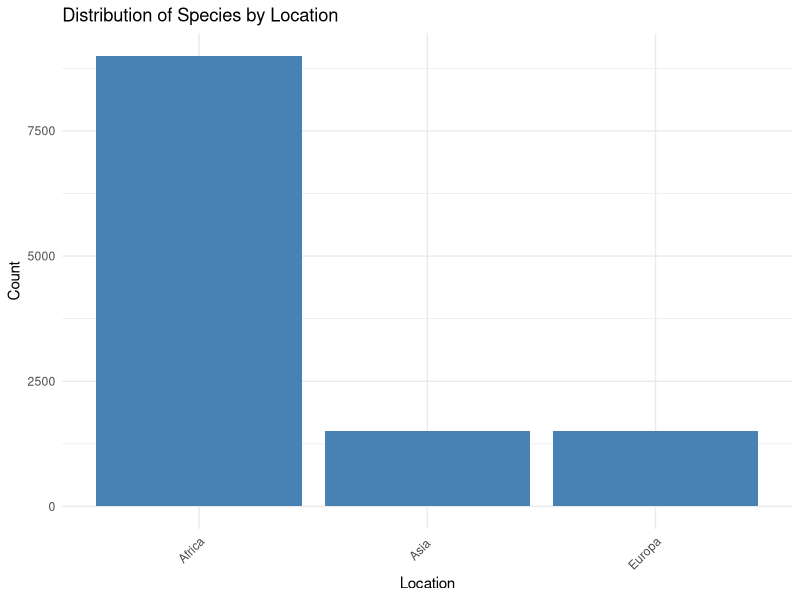
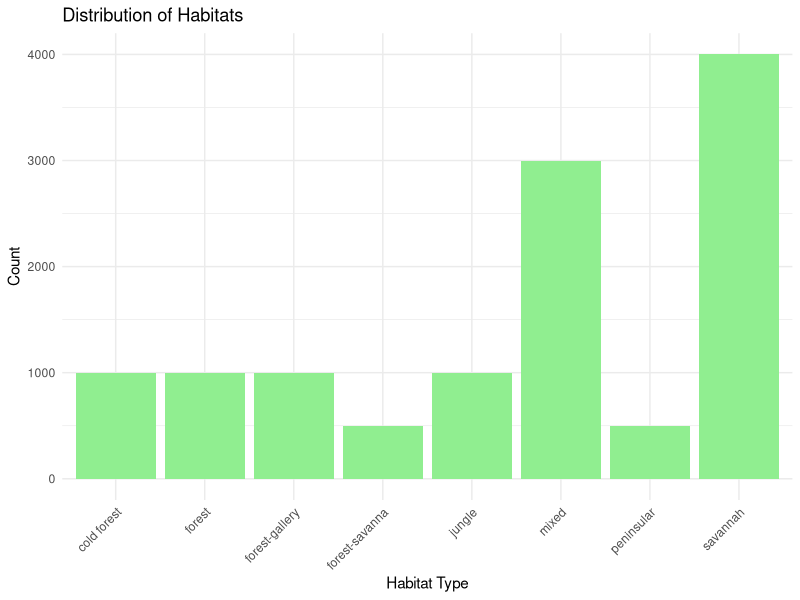
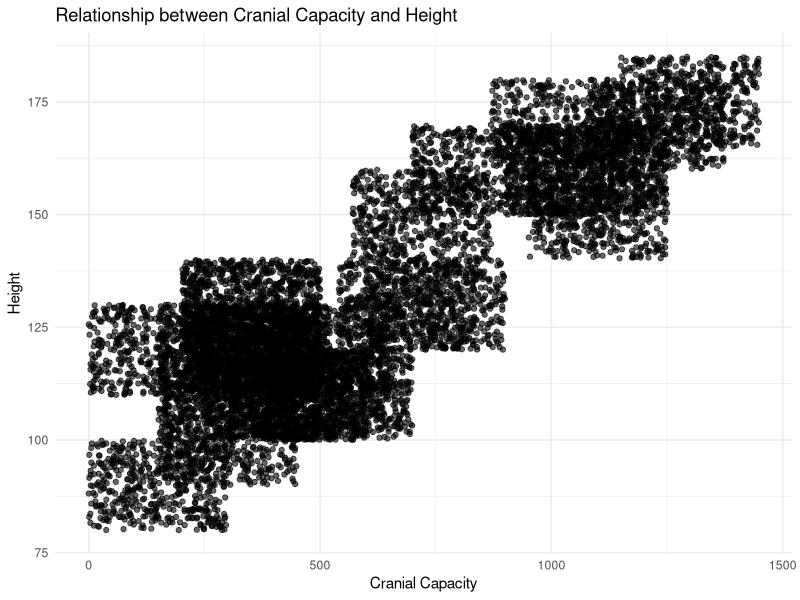
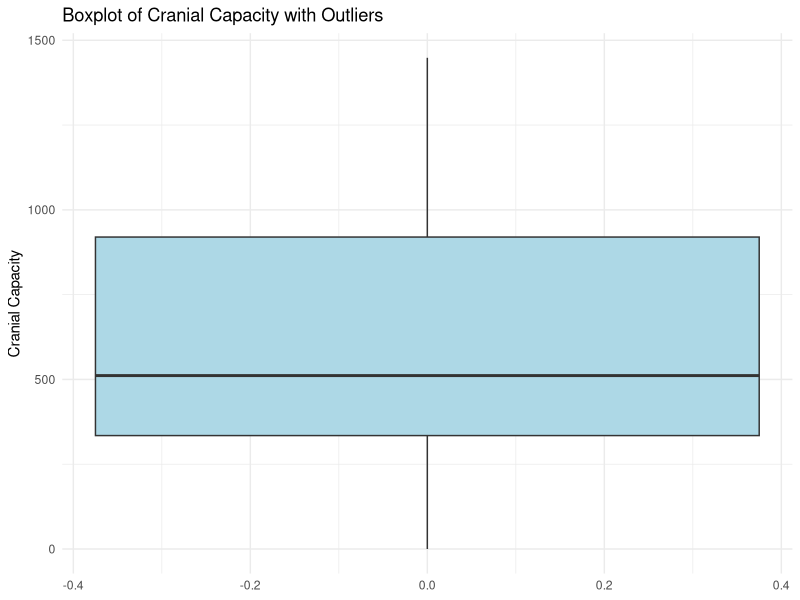

The R script that drew these images, in order:
setwd("D:\\CA1")
list.files()
EvData <- read.csv("EvolutionDataSets.csv")
head(EvData)

# libraries
#install.packages("tidyverse")
#install.packages("ggplot2")
#install.packages("stats")
#install.packages("MASS")

library(tidyverse)
library(ggplot2)
library(stats)
library(MASS)  # For fitdistr function

#PRE-PROCESSING
# Check for missing values
missing_values <- colSums(is.na(EvData))
print("Missing Values per Column:")
missing_values

#PRE-PROCESSING
# Check for missing values
missing_values <- colSums(is.na(EvData))
print("Missing Values per Column:")
missing_values
# Removes the rows with missing values
EvData <- na.omit(EvData)

# Convert categorical variables to factors
categorical_vars <- c("Location","Zone", "Current_Country", "Habitat", 
                      "Jaw_Shape", "Canines_Shape", "Sexual_Dimorphism")
EvData[categorical_vars] <- lapply(EvData[categorical_vars], as.factor)

# Convert numerical variables to numeric
numerical_vars <- c("Cranial_Capacity", "Height")
EvData[numerical_vars] <- lapply(EvData[numerical_vars], as.numeric)

# Basic summary of the dataset
summary(EvData)


############################
### Question 1 Solutions ###
############################

# (a) Descriptive plots
# 1. Distribution of species by location
p1 <- ggplot(EvData, aes(x = Location)) +
  geom_bar(fill = "steelblue") +
  theme_minimal() +
  labs(title = "Distribution of Species by Location",
       x = "Location",
       y = "Count") +
  theme(axis.text.x = element_text(angle = 45, hjust = 1))

# 2. Habitat distribution
p2 <- ggplot(EvData, aes(x = Habitat)) +
  geom_bar(fill = "lightgreen") +
  theme_minimal() +
  labs(title = "Distribution of Habitats",
       x = "Habitat Type",
       y = "Count") +
  theme(axis.text.x = element_text(angle = 45, hjust = 1))
# 3. Cranial Capacity vs Height
p3 <- ggplot(EvData, aes(x = Cranial_Capacity, y = Height)) +
  geom_point(alpha = 0.6) +
  theme_minimal() +
  labs(title = "Relationship between Cranial Capacity and Height",
       x = "Cranial Capacity",
       y = "Height")

# Print all plots
print(p1)
print(p2)
print(p3)

# (b) Central and variational measures for Cranial Capacity
cranial_stats <- data.frame(
  Mean = mean(EvData$Cranial_Capacity),
  Median = median(EvData$Cranial_Capacity),
  SD = sd(EvData$Cranial_Capacity),
  IQR = IQR(EvData$Cranial_Capacity),
  Min = min(EvData$Cranial_Capacity),
  Max = max(EvData$Cranial_Capacity),
  Variance = var(EvData$Cranial_Capacity),
  CV = sd(EvData$Cranial_Capacity) / mean(EvData$Cranial_Capacity) * 100
)
print("Cranial Capacity Statistics:")
print(cranial_stats)

# (c) Chebyshev's rule for Cranial Capacity
cranial_mean <- mean(EvData$Cranial_Capacity)
cranial_sd <- sd(EvData$Cranial_Capacity)
chebyshev_interval <- c(cranial_mean - cranial_sd, cranial_mean + cranial_sd)

# Find outliers using Chebyshev's rule
chebyshev_outliers <- EvData$Cranial_Capacity[
  EvData$Cranial_Capacity < chebyshev_interval[1] |
    EvData$Cranial_Capacity > chebyshev_interval[2]
]

# (d) Box plot outlier detection
# Create boxplot with outlier labels
boxplot_cranial <- ggplot(EvData, aes(y = Cranial_Capacity)) +
  geom_boxplot(fill = "lightblue") +
  theme_minimal() +
  labs(title = "Boxplot of Cranial Capacity with Outliers",
       y = "Cranial Capacity")

print(boxplot_cranial)

# Calculate boxplot statistics manually
Q1 <- quantile(EvData$Cranial_Capacity, 0.25)
Q3 <- quantile(EvData$Cranial_Capacity, 0.75)
IQR_val <- Q3 - Q1
lower_bound <- Q1 - 1.5 * IQR_val
upper_bound <- Q3 + 1.5 * IQR_val

boxplot_outliers <- EvData$Cranial_Capacity[
  EvData$Cranial_Capacity < lower_bound |
    EvData$Cranial_Capacity > upper_bound
]

print("Boxplot Statistics:")
print(paste("Q1:", Q1))
print(paste("Q3:", Q3))
print(paste("IQR:", IQR_val))
print(paste("Lower bound:", lower_bound))
print(paste("Upper bound:", upper_bound))
print("Boxplot outliers:")
print(boxplot_outliers)

